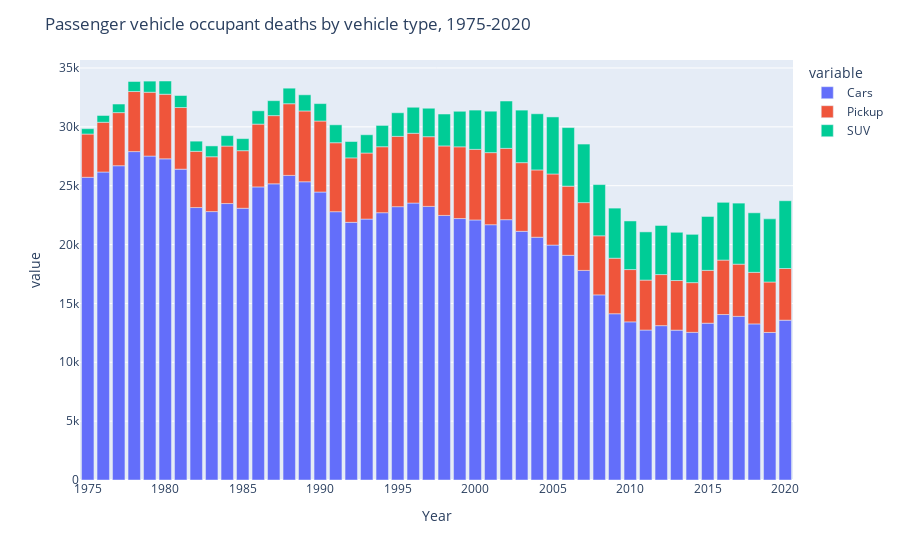

Notebook code cell kept with this figure:
### Markdown cell above
- #### <b>Bar chart - Passenger vehicle <span style='background:green'>occupant</span> deaths by vehicle type, 1975-2020</b>

### Code cell
fig = px.bar(occupants_df, x='Year', y=occupants_df.drop(columns=['Year']).columns)
fig.update_layout(title='Passenger vehicle occupant deaths by vehicle type, 1975-2020')
fig.show()

### Figure 1 — Plotly figure (JSON) as saved in the notebook; plotly's stock layout.template omitted (floating-point values rounded to 4 significant figures)
{"data": [{"alignmentgroup": "True", "hovertemplate": "variable=Cars<br>Year=%{x}<br>value=%{y}<extra></extra>", "legendgroup": "Cars", "marker": {"color": "#636efa", "pattern": {"shape": ""}}, "name": "Cars", "offsetgroup": "Cars", "orientation": "v", "showlegend": true, "textposition": "auto", "type": "bar", "x": [1975, 1976, 1977, 1978, 1979, 1980, 1981, 1982, 1983, 1984, 1985, 1986, 1987, 1988, 1989, 1990, 1991, 1992, 1993, 1994, 1995, 1996, 1997, 1998, 1999, 2000, 2001, 2002, 2003, 2004, 2005, 2006, 2007, 2008, 2009, 2010, 2011, 2012, 2013, 2014, 2015, 2016, 2017, 2018, 2019, 2020], "xaxis": "x", "y": [25715, 26163, 26698, 27898, 27518, 27282, 26406, 23144, 22801, 23484, 23084, 24898, 25160, 25876, 25334, 24463, 22794, 21889, 22166, 22708, 23219, 23526, 23243, 22475, 22209, 22091, 21688, 22114, 21125, 20623, 19956, 19087, 17805, 15725, 14124, 13433, 12738, 13112, 12731, 12543, 13320, 14057, 13902, 13260, 12535, 13578], "yaxis": "y"}, {"alignmentgroup": "True", "hovertemplate": "variable=Pickup<br>Year=%{x}<br>value=%{y}<extra></extra>", "legendgroup": "Pickup", "marker": {"color": "#EF553B", "pattern": {"shape": ""}}, "name": "Pickup", "offsetgroup": "Pickup", "orientation": "v", "showlegend": true, "textposition": "auto", "type": "bar", "x": [1975, 1976, 1977, 1978, 1979, 1980, 1981, 1982, 1983, 1984, 1985, 1986, 1987, 1988, 1989, 1990, 1991, 1992, 1993, 1994, 1995, 1996, 1997, 1998, 1999, 2000, 2001, 2002, 2003, 2004, 2005, 2006, 2007, 2008, 2009, 2010, 2011, 2012, 2013, 2014, 2015, 2016, 2017, 2018, 2019, 2020], "xaxis": "x", "y": [3674, 4225, 4512, 5103, 5423, 5489, 5236, 4779, 4660, 4884, 4892, 5334, 5795, 6089, 6016, 6032, 5858, 5476, 5611, 5604, 5973, 5928, 5922, 5904, 6095, 5996, 6121, 6058, 5833, 5716, 6040, 5877, 5758, 5021, 4719, 4443, 4245, 4339, 4215, 4223, 4490, 4625, 4434, 4380, 4284, 4390], "yaxis": "y"}, {"alignmentgroup": "True", "hovertemplate": "variable=SUV<br>Year=%{x}<br>value=%{y}<extra></extra>", "legendgroup": "SUV", "marker": {"color": "#00cc96", "pattern": {"shape": ""}}, "name": "SUV", "offsetgroup": "SUV", "orientation": "v", "showlegend": true, "textposition": "auto", "type": "bar", "x": [1975, 1976, 1977, 1978, 1979, 1980, 1981, 1982, 1983, 1984, 1985, 1986, 1987, 1988, 1989, 1990, 1991, 1992, 1993, 1994, 1995, 1996, 1997, 1998, 1999, 2000, 2001, 2002, 2003, 2004, 2005, 2006, 2007, 2008, 2009, 2010, 2011, 2012, 2013, 2014, 2015, 2016, 2017, 2018, 2019, 2020], "xaxis": "x", "y": [455, 577, 729, 852, 945, 1124, 1021, 862, 920, 886, 1024, 1131, 1269, 1320, 1373, 1480, 1521, 1390, 1552, 1809, 2006, 2210, 2416, 2711, 3019, 3337, 3521, 4022, 4463, 4772, 4847, 4973, 4975, 4350, 4254, 4130, 4095, 4171, 4098, 4103, 4577, 4908, 5186, 5059, 5365, 5757], "yaxis": "y"}], "layout": {"barmode": "relative", "legend": {"title": {"text": "variable"}, "tracegroupgap": 0}, "margin": {"t": 60}, "title": {"text": "Passenger vehicle occupant deaths by vehicle type, 1975-2020"}, "xaxis": {"anchor": "y", "domain": [0, 1], "title": {"text": "Year"}}, "yaxis": {"anchor": "x", "domain": [0, 1], "title": {"text": "value"}}}}
